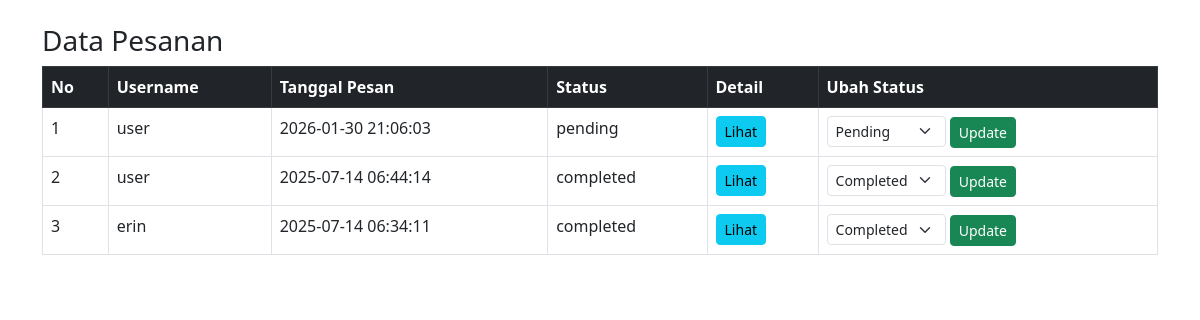
The app's page /admin/pesanan.php (signed in) with its own data.
### tables this page shows
CREATE TABLE `orders` (
  `id` int(11) NOT NULL,
  `user_id` int(11) DEFAULT NULL,
  `order_date` datetime DEFAULT current_timestamp(),
  `status` enum('pending','completed') DEFAULT 'pending'
);

CREATE TABLE `users` (
  `id` int(11) NOT NULL,
  `username` varchar(50) DEFAULT NULL,
  `password` varchar(255) DEFAULT NULL,
  `role` enum('admin','user') DEFAULT 'user'
);

### admin/pesanan.php (the view, shortened to what this page needs)
<?php
include "../db.php";
$pesanan = mysqli_query($conn, "
    SELECT o.id as order_id, u.username, o.order_date, o.status
    FROM orders o
    JOIN users u ON o.user_id = u.id
    ORDER BY o.order_date DESC
");
?>
<!DOCTYPE html>
<html lang="id">
<head>
    <link href="https://cdn.jsdelivr.net/npm/bootstrap@5.3.0/dist/css/bootstrap.min.css" rel="stylesheet">
</head>
<body>
<div class="container mt-4">
    <h3>Data Pesanan</h3>
    <table class="table table-bordered">
        <thead class="table-dark">
            <tr>
                <th>No</th>
                <th>Username</th>
                <th>Tanggal Pesan</th>
                <th>Status</th>
                <th>Detail</th>
                <th>Ubah Status</th>
            </tr>
        </thead>
        <tbody>
            <?php $no=1; while($row = mysqli_fetch_assoc($pesanan)): ?>
                <tr>
                    <td><?= $no++; ?></td>
                    <td><?= $row['username']; ?></td>
                    <td><?= $row['order_date']; ?></td>
                    <td><?= $row['status']; ?></td>
                   <td>
                         <a href="pesanan_detail.php?id=<?= $row['order_id']; ?>" class="btn btn-info btn-sm">Lihat</a>
                    </td>
                    <td>
                        <form method="POST" action="ubah_status.php">
                            <select name="status" class="form-select form-select-sm d-inline w-auto">
                                <option value="pending" <?= $row['status'] == 'pending' ? 'selected' : ''; ?>>Pending</option>
                                <option value="completed" <?= $row['status'] == 'completed' ? 'selected' : ''; ?>>Completed</option>
                            </select>
                            <button class="btn btn-sm btn-success">Update</button>
                        </form>
                    </td>
                </tr>
            <?php endwhile; ?>
        </tbody>
    </table>
</div>
</body>
</html>

### records on screen
orders: user.username "user", order_date "2026-01-30 21:06:03", status "pending", status "Pending"
orders: user.username "user", order_date "2025-07-14 06:44:14", status "completed", status "Completed"
orders: user.username "erin", order_date "2025-07-14 06:34:11", status "completed", status "Completed"
